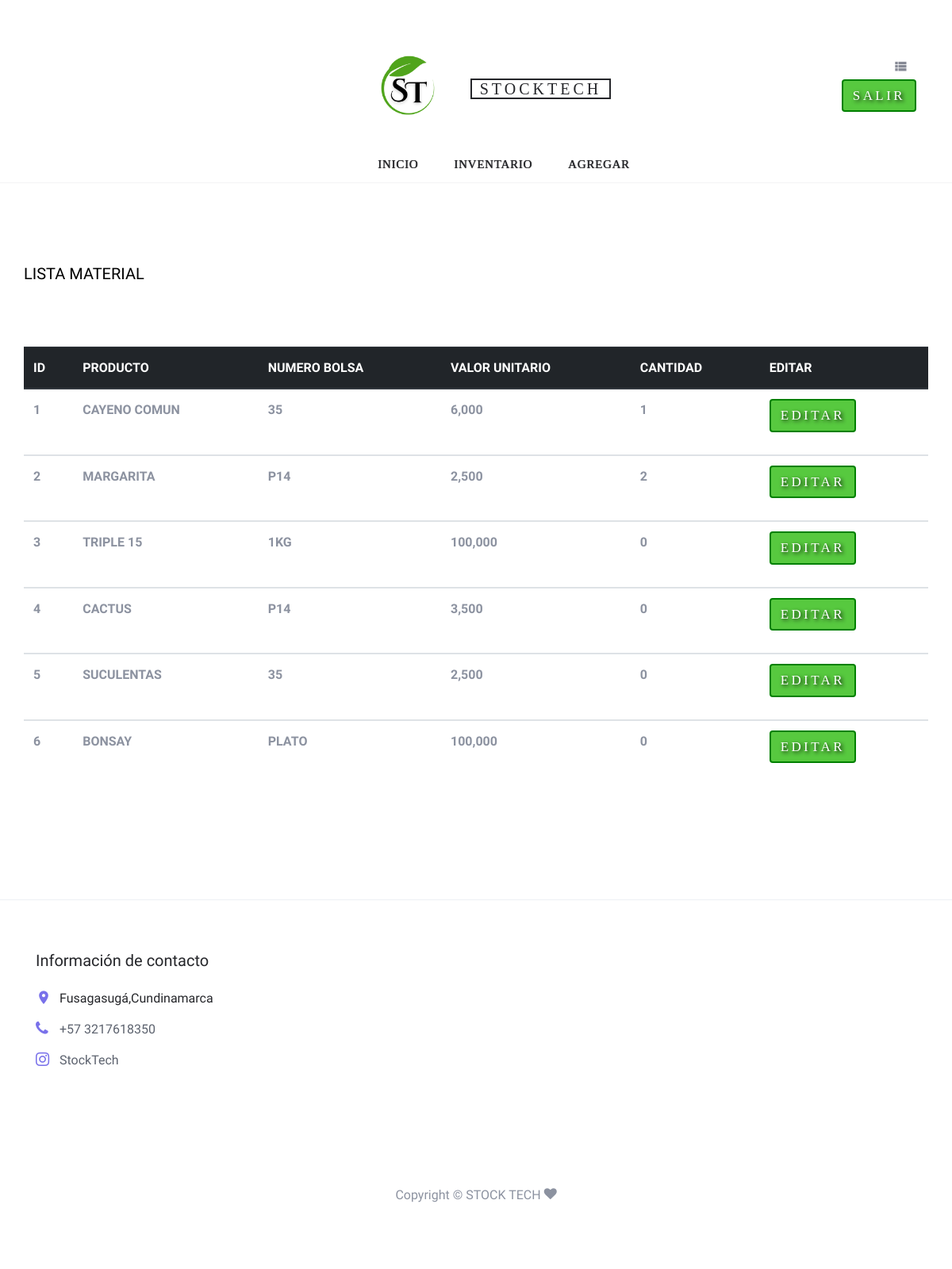
Screenshot of /Vista/VistaCliente/Listamaterial.php (signed in) with the database file from the repository.
### tables this page shows
CREATE TABLE `producto` (
  `IDPRODUCTO` int(5) NOT NULL,
  `TIPOPLANTA` varchar(20) NOT NULL,
  `NOMPRODUC` varchar(20) NOT NULL,
  `NUMBOLSA` varchar(20) NOT NULL,
  `VUNITARIO` float NOT NULL,
  `CANTIDAD` int(11) NOT NULL,
  `ESTADO` varchar(10) NOT NULL DEFAULT 'EN VENTA'
);

### Vista/VistaCliente/ListaMaterial.php (the view, shortened to what this page needs)
<!DOCTYPE html>
<html lang="en">
<head>
    <link rel="stylesheet" href="../diseño/fonts/icomoon/style.css">
    <link rel="stylesheet" href="../diseño/css/bootstrap.min.css">
    <link rel="stylesheet" href="../diseño/css/magnific-popup.css">
    <link rel="stylesheet" href="../diseño/css/jquery-ui.css">
    <link rel="stylesheet" href="../diseño/css/owl.carousel.min.css">
    <link rel="stylesheet" href="../diseño/css/owl.theme.default.min.css">
    <link rel="stylesheet" href="../diseño/css/aos.css">
    <link rel="stylesheet" href="../diseño/css/style.css">
    <link rel="stylesheet" href="../diseño/css/aos.css">
    <link rel="stylesheet" href="../diseño/css/style.css">
  </head>
  <body>
  <div class="site-wrap">
  <?php include("../../Vista/diseño/layouts/header.php"); ?>
    <div class="site-section">
      <div class="container">
        <div class="row mb-5">
            <div class="row">
              <div class="col-md-12 mb-5">
                <div class="float-md-left mb-4"><h2 class="text-black h5">LISTA MATERIAL</h2></div>
              </div>
            </div>
              <table class="table">
  <thead class="thead-dark">
    <tr>
      <th scope="col">ID</th>
      <th scope="col">PRODUCTO</th>
      <th scope="col">NUMERO BOLSA</th>
      <th scope="col">VALOR UNITARIO</th>
      <th scope="col">CANTIDAD</th>
      <th scope="col">EDITAR</th>
    </tr>
  </thead>
   <?php
        $db=Db::conectar();
        $resultado = ('SELECT * FROM producto ') ;
        $sql = $db->prepare($resultado);
        $sql->execute();
        while ($fila = $sql->fetch()) {
 ?>
  <tbody>
    <tr>
      <th scope="row"><?php echo $fila['IDPRODUCTO']; ?></th>
      <th scope="row"><?php echo $fila['NOMPRODUC']; ?></th>
      <th scope="row"><?php echo $fila['NUMBOLSA']; ?></th>
      <th scope="row"><?php echo  number_format($fila['VUNITARIO'],0,'.',',') ; ?></th>
      <th scope="row"><?php echo $fila['CANTIDAD']; ?></th>
      <th>
      <div class="form-group">
        <a href="EditarProducto.php?id=<?php echo $fila['IDPRODUCTO'];?>">
            <button class="btn btn-primary " name="editar">EDITAR</button>
          </a>
        </div>
      </th>
    </tr>
    <?php
      }
     ?>
  </tbody>
</table>
</div>
</div>
</div>
</div>
<?php include("../../Vista/diseño/layouts/footer.php"); ?>
  </body>
</html>

### Vista/diseño/layouts/header.php (shortened to what this page needs)
<header class="site-navbar" role="banner">
      <div class="site-navbar-top">
        <div class="container">
          <div class="row align-items-center">
            <div class="col-12 mb-3 mb-md-0 col-md-4 order-1 order-md-2 text-center">
              <div class="site-logo">
                <img class="Logo" src="../diseño/images/logo2.png">
                <a href="menu.php" class="js-logo-clone">StockTech</a>
              </div>
            </div>
            <div class="col-6 col-md-4 order-3 order-md-3 text-right">
              <div class="site-top-icons">
                <ul>
                  <li><a href="ListaMaterial.php"><span class="icon icon-view_list"></span></a></li>
                  <form action="../../Controlador/ControladorCliente/ControladorSalir.php" method="post">
                 <div class="form-group">
                            <button class="btn btn-primary " name="salir">SALIR</button>
                            </div>
                  </form>
                </ul>
              </div>
            </div>
          </div>
        </div>
      </div>
      <nav class="site-navigation text-right text-md-center" role="navigation">
        <div class="container">
          <ul class="site-menu js-clone-nav d-none d-md-block">
            <li><a href="Menu.php">Inicio</a></li>
            <li><a href="ListaMaterial.php">Inventario</a></li>
            <li><a href="RegistrarInventario.php">Agregar</a></li>
          </ul>
        </div>
      </nav>
    </header>

### Vista/diseño/layouts/footer.php (shortened to what this page needs)
<footer class="site-footer border-top">
      <div class="container">
        <div class="row">
          <div class="col-md-6 col-lg-3">
            <div class="block-5 mb-5">
              <h3 class="footer-heading mb-4">Información de contacto</h3>
              <ul class="list-unstyled">
                <li class="address">Fusagasugá,Cundinamarca</li>
                <li class="phone"><a href="https://api.whatsapp.com/send?phone=+573217618350">+57 3217618350</a></li>
                <li class="instagram"><a href="https://www.instagram.com/stocktech1/">StockTech</a></li>
              </ul>
            </div>
          </div>
        </div>
        <div class="row pt-5 mt-5 text-center">
          <div class="col-md-12">
            <p>
            Copyright &copy;
            <script></script> STOCK TECH <i class="icon-heart" aria-hidden="true"></i>
            </p>
          </div>
        </div>
      </div>
    </footer>

### Vista/diseño/css/style.css (style rules this page uses)
body { line-height: 1.7; color: #8c92a0; font-weight: 300; font-size: 16px; }
a { -webkit-transition: .3s all ease; -o-transition: .3s all ease; transition: .3s all ease; }
.text-black { color: #000; }
.site-wrap:before { -webkit-transition: .3s all ease-in-out; -o-transition: .3s all ease-in-out; transition: .3s all ease-in-out; background: rgba(0, 0, 0, 0.6); content: ""; position: absolute; z-index: 2000; top: 0; left: 0; right: 0; bottom: 0; opacity: 0; visibility: hidden; }
.btn { text-transform: uppercase; position: relative; -webkit-transition: 0.2s all ease-in-out !important; -o-transition: 0.2s all ease-in-out !important; transition: 0.2s all ease-in-out !important; top: 0; letter-spacing: .05em; }
.btn.btn-primary { font-size: 17px; font-weight: 300; letter-spacing: .2em; }
.site-section { padding: 2.5em 0; }
@media (min-width: 768px) { .site-section { padding: 5em 0; } }
.border-top { border-top: 1px solid #edf0f5 !important; }
.site-footer { padding: 4em 0; }
.site-footer ul li { margin-bottom: 10px; }
.site-footer ul li a { color: #5c626e; }
.site-footer .footer-heading { font-size: 20px; color: #25262a; }
.site-navbar { background: #fff; margin-bottom: 0px; z-index: 1999; position: relative; }
.site-navbar .site-navbar-top { border-bottom: 1px solid #f3f3f4; padding-top: 20px; padding-bottom: 20px; margin-bottom: 0px; }
@media (min-width: 768px) { .site-navbar .site-navbar-top { padding-top: 40px; padding-bottom: 40px; } }
.site-navbar .site-logo a { text-transform: uppercase; color: #25262a; letter-spacing: .2em; font-size: 20px; padding-left: 10px; padding-right: 10px; border: 2px solid #25262a; }
.site-navbar a { color: #868995; }
.site-navbar .icon { font-size: 20px; }
.site-navbar .site-top-icons ul, .site-navbar .site-top-icons ul li { padding: 0; margin: 0; list-style: none; }
.site-navbar .site-top-icons ul li { display: inline-block; }
.site-navbar .site-top-icons ul li a { margin-right: 10px; }
.site-navbar .site-navigation .site-menu { margin-bottom: 0; }
.site-navbar .site-navigation .site-menu a { text-decoration: none !important; font-size: 15px; display: inline-block; }
.site-navbar .site-navigation .site-menu > li { display: inline-block; padding: 10px 5px; }
.site-navbar .site-navigation .site-menu > li > a { padding: 10px 10px; text-transform: uppercase; letter-spacing: .05em; color: #25262a; font-size: 15px; text-decoration: none !important; }
.site-mobile-menu .site-mobile-menu-header .site-mobile-menu-logo a { display: inline-block; text-transform: uppercase; color: #25262a; letter-spacing: .2em; font-size: 20px; padding-left: 10px; padding-right: 10px; border: 2px solid #25262a; }
.site-mobile-menu .site-nav-wrap { padding: 0; margin: 0; list-style: none; position: relative; }
.site-mobile-menu .site-nav-wrap a { padding: 10px 20px; display: block; position: relative; color: #212529; }
.site-mobile-menu .site-nav-wrap li { position: relative; display: block; }
.site-mobile-menu .site-nav-wrap > li { display: block; position: relative; float: left; width: 100%; }
.site-mobile-menu .site-nav-wrap > li > a { padding-left: 20px; font-size: 20px; }
.block-5 ul, .block-5 ul li { list-style: none; padding: 0; margin: 0; line-height: 1.5; }
.block-5 ul li { padding-left: 30px; position: relative; margin-bottom: 15px; color: #25262a; }
.block-5 ul li:before { top: 0; font-family: "icomoon"; content: ""; position: absolute; left: 0; font-size: 20px; line-height: 1; color: #7971ea; }
.block-5 ul li.address:before { content: "\e8b4"; }
.block-5 ul li.instagram:before { content: "\f16d"; }
.block-5 ul li.phone:before { content: "\f095"; }

### Vista/VistaCliente/ListaMaterial.php (style rules this page uses)
th { text-transform: uppercase; }
.btn { color: white; font-family: "Homer Simpson UI"; background-color: #57C93F; border: 2px solid green; text-shadow: 2px 2px 5px black; }

### Vista/diseño/layouts/header.php (style rules this page uses)
.Logo { width: 150px; height:150px; margin-left:10px; }
a.js-logo-clone { font-family: "Homer Simpson UI"; font-size: 40px; text-align: center; color: white; margin-right: 1px; color: #006400; }
nav { margin-top:-100px; margin-left: 30px; font-family: "Homer Simpson UI"; text-shadow: 0.2px 0.2px 1px black; font-size: 60px; text-align: center; color: white; }

### rows the page displays
producto: IDPRODUCTO "1", NOMPRODUC "CAYENO COMUN", NUMBOLSA "35", VUNITARIO "6,000", CANTIDAD "1"
producto: IDPRODUCTO "2", NOMPRODUC "MARGARITA", NUMBOLSA "P14", VUNITARIO "2,500", CANTIDAD "2"
producto: IDPRODUCTO "3", NOMPRODUC "TRIPLE 15", NUMBOLSA "1KG", VUNITARIO "100,000", CANTIDAD "0"
producto: IDPRODUCTO "4", NOMPRODUC "CACTUS", NUMBOLSA "P14", VUNITARIO "3,500", CANTIDAD "0"
producto: IDPRODUCTO "5", NOMPRODUC "SUCULENTAS", NUMBOLSA "35", VUNITARIO "2,500", CANTIDAD "0"
producto: IDPRODUCTO "6", NOMPRODUC "BONSAY", NUMBOLSA "PLATO", VUNITARIO "100,000", CANTIDAD "0"
